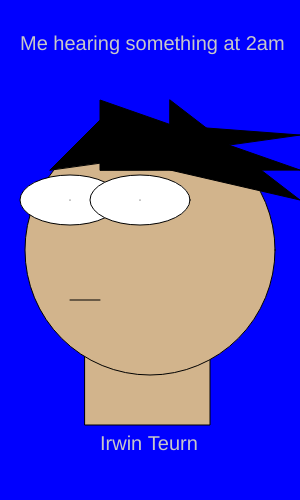
Frame 1 (no input)
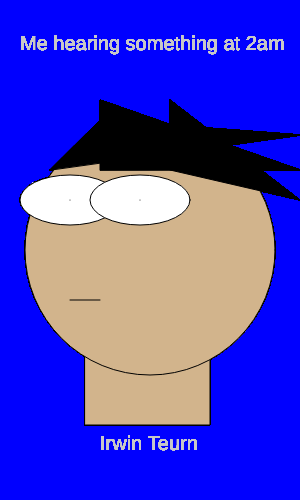
Frame 60 (no input)
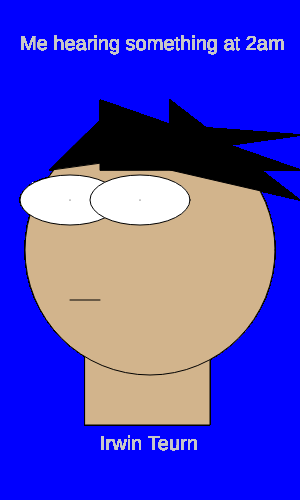
Frame 120 (the mouse pressed at the canvas centre since frame 60)

The p5.js sketch that drew these frames (run headless with seeded random() and noise() and a simulated clock; from frame 60 on, the mouse is pressed at the canvas centre):

// p5.js sketch
// ── sketch.js
function setup() {
    createCanvas(300, 500);
    background(0,0,255);
  }

  function draw() {
    
    fill(210,180,140)
    square(85,300,125);
    
    fill(210,180,140)
    circle(150,250,250);

    fill(300)
    ellipse(70,200,100,50);

    fill(300)
    ellipse(140,200,100,50);
    
    fill(0)
    triangle(100, 170, 100, 100, 300, 170);
    
    fill(0)
    triangle(170, 170, 300, 200, 170, 100 );
   
    fill(0)
    triangle(50, 170, 100, 120, 300, 135);

    line(70, 300, 100, 300);
   
   
    point(70,200);

    point(140,200);

    fill(200)
    textSize(20);
    text('Me hearing something at 2am', 20, 50);

   fill(200)
    text('Irwin Teurn', 100, 450);

    
}  
// ── Drawing.html
<html>
  <head>
    <title>First ps.js Page</title>
    
    <script src="https://cdnjs.cloudflare.com/ajax/libs/p5.js/1.1.9/p5.min.js"></script>
    <script src="sketch.js"></script>
  </head>
  <body>




    
  </body>
</html> 
